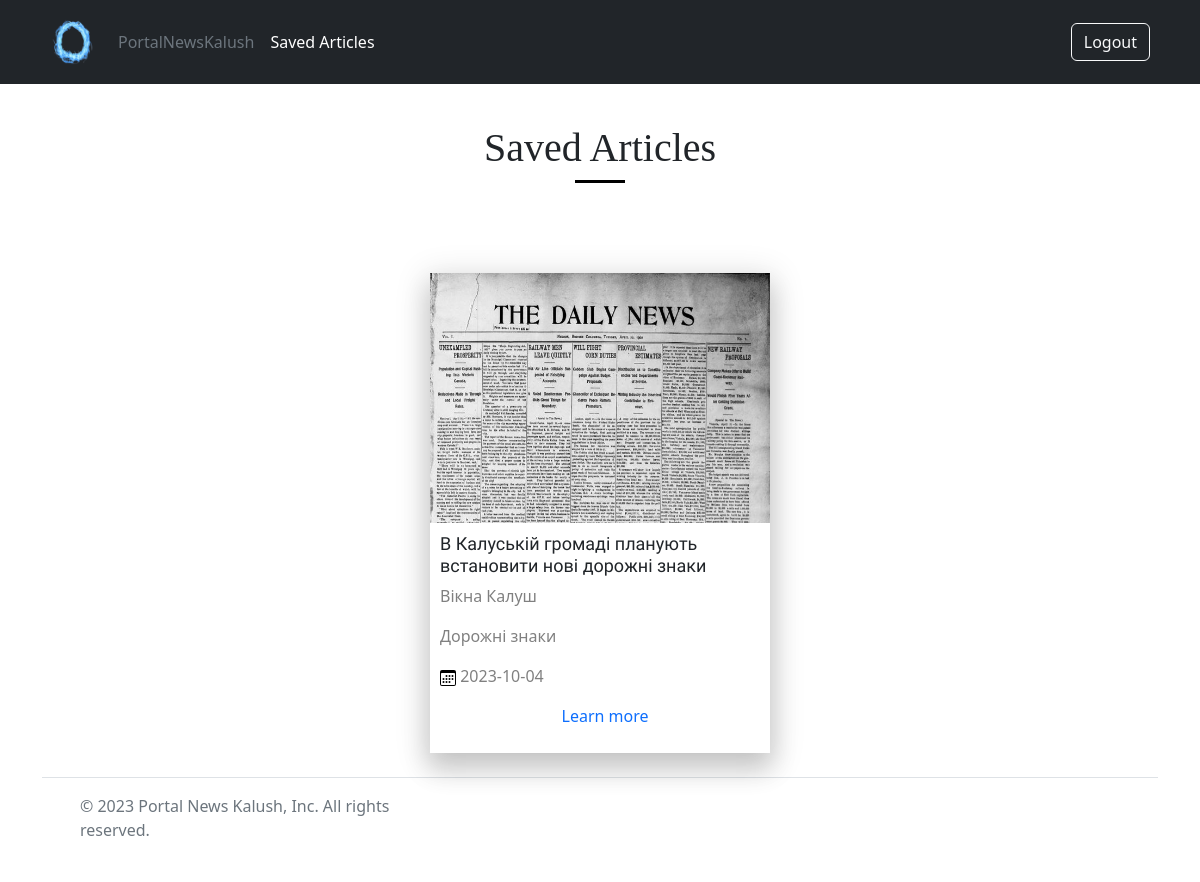
Screenshot of /saved_articles (signed in) with the database file from the repository.
### main.py (models this page shows)
class SavedArticle(db.Model):
    id = db.Column(db.Integer, primary_key=True)
    user_id = db.Column(db.Integer, db.ForeignKey('users.id'), nullable=False)
    article_id = db.Column(db.Integer, db.ForeignKey('articles.id'), nullable=False)
    article = db.relationship('Article', foreign_keys=[article_id])

class Article(db.Model):
    __tablename__ = 'articles'
    id = db.Column(db.Integer, primary_key=True)
    title = db.Column(db.String(300), nullable=False)
    author = db.Column(db.String(100), nullable=False)
    date_published = db.Column(db.DateTime, nullable=False)
    tags = db.Column(db.String(100), nullable=False)
    content = db.Column(db.Text, nullable=False)
    photo = db.Column(db.String(255))

### main.py (the view)
@app.route('/saved_articles')
@login_required
def saved_articles():
    saved_articles = SavedArticle.query.filter_by(user_id=current_user.id).all()
    return render_template('saved_articles.html', saved_articles=saved_articles)

### main.py (called while the page is built)
@login_manager.user_loader
def load_user(user_id):
    return Users.query.get(int(user_id))

### templates/saved_articles.html (shortened to what this page needs)
{% extends 'base.html' %}
{% block body %}
<h1 class="last_news">Saved Articles</h1>
<p class="line__"></p>
<div class="container__">
    {% for saved_article in saved_articles %}
        <div class="news-card">
            <img class="img__img" src="/static/images/daily_news.png" alt="">
            <h4 class="name_title">{{ saved_article.article.title }}</h4>
            <p class="gray__text">{{ saved_article.article.author }}</p>
            <p class="gray__text">{{ saved_article.article.tags }}</p>
            <p class="gray__text"><img src="/static/images/calendar3.svg" alt="">     {{ saved_article.article.date_published.strftime('%Y-%m-%d') }}</p>
            <div class="bot__">
                <a class="learn__more" href="{{ url_for('article', article_id=saved_article.article.id) }}">Learn more</a>
            </div>
        </div>
    {% endfor %}
</div>
{% endblock %}

### static/css/style.css (style rules this page uses)
.line__ { border-bottom: 3px solid #000000; width: 50px; margin: 5px auto 5px auto; }
.container__ { width: 80%; margin: 40px auto auto auto; display: flex; flex-wrap: wrap; justify-content: space-between; gap: 30px; }
.last_news { font-family: 'Young Serif', serif; text-align: center; margin-top: 40px; }
.gray__text { color: gray; font-size: 16px; padding-left: 10px; }
.img__img { width: 100%; height: 250px; }
.name_title { font-family: 'Ubuntu Condensed', sans-serif; padding-top: 10px; padding-left: 10px; padding-right: 10px; font-size: 18px; flex: 0; }
.learn__more { text-decoration: none; padding-left: 10px; transition: 0.3s; }
.bot__ { display: flex; justify-content: space-around; }
.news-card { height: 480px; min-height: 480px; width: 340px; min-width: 340px; box-shadow: 0 16px 24px 2px rgba(0, 0, 0, 0.14), 0 6px 30px 5px rgba(0, 0, 0, 0.12), 0 8px 10px -15px rgba(0, 0, 0, 0.12); padding-bottom: 5px; margin-top: 50px; margin-left: auto; margin-right: auto; display: flex; flex-direction: column; }

### rows the page displays
SavedArticle: article "В Калуській громаді планують встановити нові дорожні знаки", article.author "Вікна Калуш", article.tags "Дорожні знаки", article.date_published "2023-10-04"
